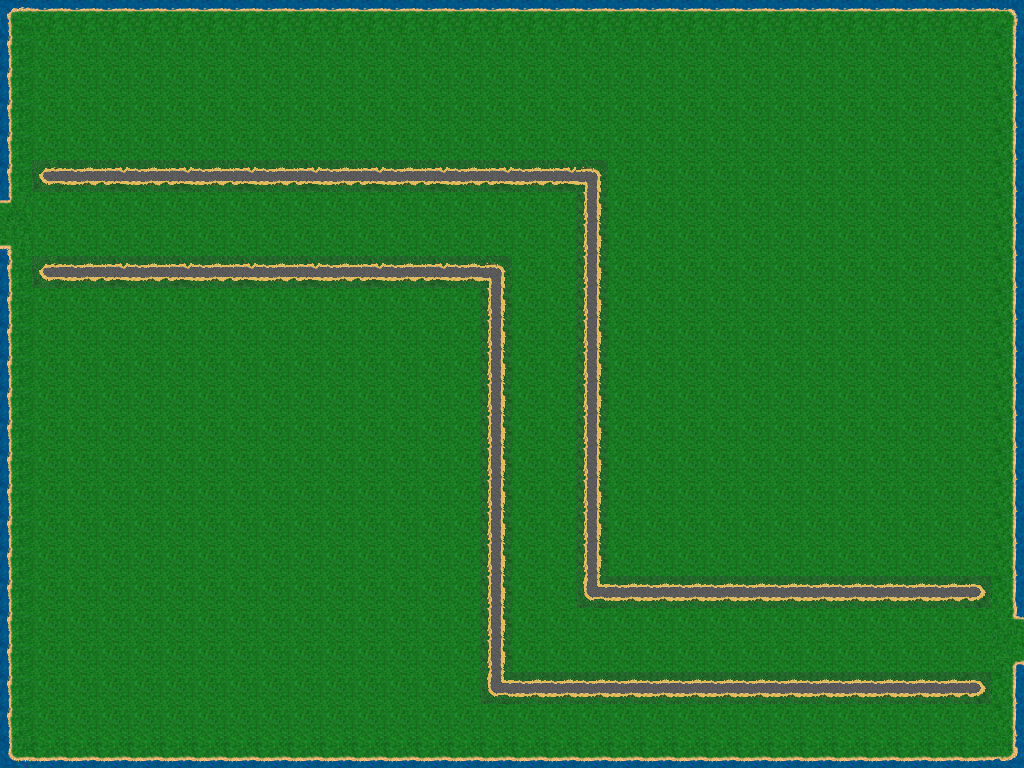

This is a level from a 2D game, rendered from its Tiled map with the project's own tilesets. A one-line summary and the map file follow, with tile-layer data summarised:
An orthogonal 32x24 tile map with 32x32 px tiles, 2 tile layers (Bottom Layer, Top Layer), 2 tilesets and 1 object (Path).

<map version="1.0" orientation="orthogonal" width="32" height="24" tilewidth="32" tileheight="32">
 <tileset firstgid="1" name="TerrainGrass" tilewidth="32" tileheight="32">
  <image source="Terrain1.png" width="256" height="256" />
 </tileset>
 <tileset firstgid="65" name="Metal" tilewidth="32" tileheight="32">
  <image source="Terrain2.png" width="256" height="256" />
 </tileset>
 <layer name="Bottom Layer" width="32" height="24">
  <data>[768 cells, 768 non-empty, 13 distinct tile ids]</data>
 </layer>
 <layer name="Top Layer" width="32" height="24">
  <properties>
   <property name="placeable" value="true" />
  </properties>
  <data>[768 cells, 86 non-empty, 7 distinct tile ids]</data>
 </layer>
 <objectgroup name="Objects" width="32" height="24">
  <object name="Path" type="Path" x="4" y="220">
   <polyline points="0,0 465,-1 515,7 539,40 536,367 548,412 591,423 1017,421" />
  </object>
 </objectgroup>
</map>
